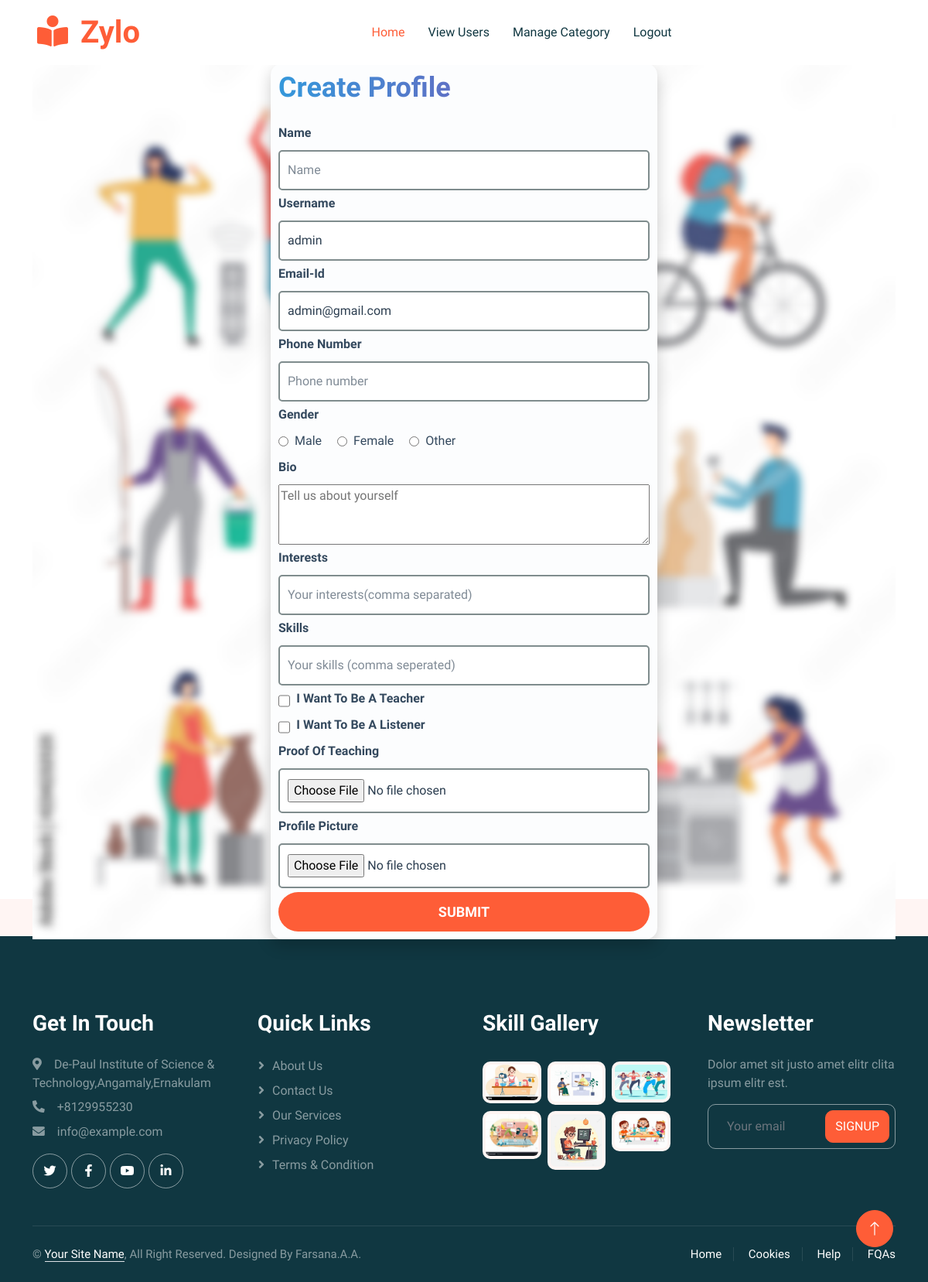
Screenshot of /profile_page (signed in) with the database file from the repository.
### userapp/models.py (models this page shows)
class Register(AbstractUser):
    usertype = models.CharField(max_length=50,default="admin")
    contact = models.IntegerField(null=True)
    image = models.ImageField(upload_to='uploads/',null=True)
    bio = models.TextField(max_length=500,null=True)
    interests = models.TextField(max_length=100,null=True)
    skills = models.TextField(max_length=100,null=True)
    proof_document = models.FileField(upload_to='proof_videos/', null=True, blank=True)  # Accepts videos)
    is_listener = models.BooleanField(default=False)
    is_teacher = models.BooleanField(default=False)
    gender = models.CharField(max_length=50,null=True)
    full_name = models.CharField(max_length=100, null=True)
    is_approved = models.BooleanField(default=True)
    followers = models.ManyToManyField("self", symmetrical=False, related_name="following", blank=True)

### userapp/views.py (the view)
# urls.py: path('profile_page',views.profile_page,name="profile_page"),
def profile_page(request):
    user = Register.objects.get(id=request.user.id)
    if request.method == 'POST':
        form = ProfileForm(request.POST,request.FILES, instance=user)
        if form.is_valid():
            user = form.save(commit=False)
            user.is_approved = False
            user.save()
            update_session_auth_hash(request, user)  # Prevent user from being logged out
            messages.success(request, "Profile updated successfully.", extra_tags="success")
            return redirect('profile')  # Redirect to the profile page
        else:
            messages.error(request, "Profile update failed. Please check your form.", extra_tags="error")
    else:
        form = ProfileForm(instance=user)
    return render(request, 'reg.html', {'form': form,'title':'Create  Profile','button':'Create'})

### userapp/templates/reg.html (shortened to what this page needs)
{% load static %}
{% include 'header.html' %}
<link rel="stylesheet" href="{% static 'css/reg.css' %}">
        <div class="container-xxl py-5">
            <div class="container clr   ">
                <div class="reg-container">
                    <div class="form-wrapper"style="max-width: 500px; padding: 10px;">
                    <form  action="" method="post" enctype="multipart/form-data">
                        <h2>
                            {{title}}
                        </h2>
                        {% if form.first_name %}
                            <label for="first_name">Name</label>
                            {{ form.first_name }}
                        {% endif %}
                        {% if form.username %}
                            <label for="username">Username</label>
                            {{ form.username }}
                        {% endif %}
                        {% if form.email %}
                            <label for="email">Email-id</label>
                            {{ form.email }}
                        {% endif %}
                        {% if form.contact %}
                            <label for="contact">Phone number</label>
                            {{ form.contact }}
                        {% endif %}
                        {% if form.gender %}
                            <label for="gender">Gender</label>
                            <div class="gender-container">
                                {{ form.gender }}
                            </div>
                        {% endif %}
                        {% if form.bio %}
                            <label for="bio">Bio</label>
                            {{ form.bio }}
                        {% endif %}
                        {% if form.interests %}
                            <label for="interests">Interests</label>
                            {{ form.interests }}
                        {% endif %}
                        {% if form.skills %}
                            <label for="skills">Skills</label>
                            {{ form.skills }}
                        {% endif %}
                        {% if form.is_teacher %}
                            <div class="checkbox-container">
                                {{ form.is_teacher }}
                                <label for="is_teacher">{{ form.is_teacher.label }}</label>
                            </div>
                        {% endif %}
                        {% if form.is_listener %}
                            <div class="checkbox-container">
                                {{ form.is_listener }}
                                <label for="is_listener">{{ form.is_listener.label }}</label>
                            </div>
                        {% endif %}
                        {% if form.proof_document %}
                            <label for="proof_document">Proof of Teaching</label>
                            {{ form.proof_document }}
                        {% endif %}
                        {% if form.image %}
                            <label for="image">Profile Picture</label>
                            {{ form.image }}
                        {% endif %}
                        <button type="submit">Submit</button>
                    </form>
                </div>
            </div>
        </div>
    </div>
</div>
{% include 'footer.html' %}

### userapp/static/css/style.css (style rules this page uses)
:root { --primary: #FE5D37; --light: #FFF5F3; --dark: #103741; }
h1, h2, h3, h4, .h1, .h2, .h3, .h4, .display-1, .display-2, .display-3, .display-4, .display-5, .display-6 { font-family: 'Lobster Two', cursive; font-weight: 700; }

### userapp/static/css/reg.css (style rules this page uses)
.reg-container { display: flex; justify-content: center; align-items: center; height: 100%; color: rgb(224, 69, 69); background-image: url("../img/img3b.png"); background-position: center; background-repeat: no-repeat; background-size: cover; backdrop-filter: blur(1px); width: 100%; margin-top: -50px; margin-bottom: -100px; }
.form-wrapper { background-color: #fcfdfe; backdrop-filter: blur(10px); padding: 40px; border-radius: 15px; box-shadow: 0 8px 20px rgba(0, 0, 0, 0.2); width: 100%; max-width: 400px; display: flex; flex-direction: column; justify-content: center; align-items: center; }
form { display: flex; flex-direction: column; gap: 5px; width: 100%; align-items: stretch; }
label { font-size: 16px; font-weight: 800; text-transform: capitalize; margin-bottom: 5px; color: #34495e; text-align: left; width: 100%; display: block; }
input { background-color: #ffffff; border: 2px solid #7f8c8d; border-radius: 5px; width: 100%; padding: 12px 10px; font-size: 16px; color: #2c3e50; outline: none; box-sizing: border-box; transition: border-color 0.3s ease, background-color 0.3s ease; }
input::placeholder { color: rgba(44, 62, 80, 0.6); }
button { background-color: #fe5d37; color: white; padding: 12px 20px; border: none; border-radius: 30px; font-size: 18px; font-weight: 600; text-transform: uppercase; cursor: pointer; transition: background-color 0.3s ease, transform 0.2s ease; }
h2 { background: linear-gradient(to right, #3498db, #8e44ad); -webkit-background-clip: text; -webkit-text-fill-color: transparent; font-size: 36px; font-weight: 700; margin-bottom: 20px; }
.check { display: flex; flex-direction: row; gap: 20px; align-items: center; flex-wrap: wrap; }
.check label { display: flex; align-items: center; gap: 8px; font-size: 16px; font-weight: 500; color: #34495e; cursor: pointer; }
.checkbox-container { display: flex; align-items: center; gap: 8px; }
.checkbox-container input[type="checkbox"] { width: 16px; height: 16px; cursor: pointer; }
label { font-weight: bold; }

### rows the page displays
Register: username "admin", email "admin@gmail.com", gender "☐ Male ☐ Female ☐ Other"

### other values shown
{{ title }} "Create Profile"
